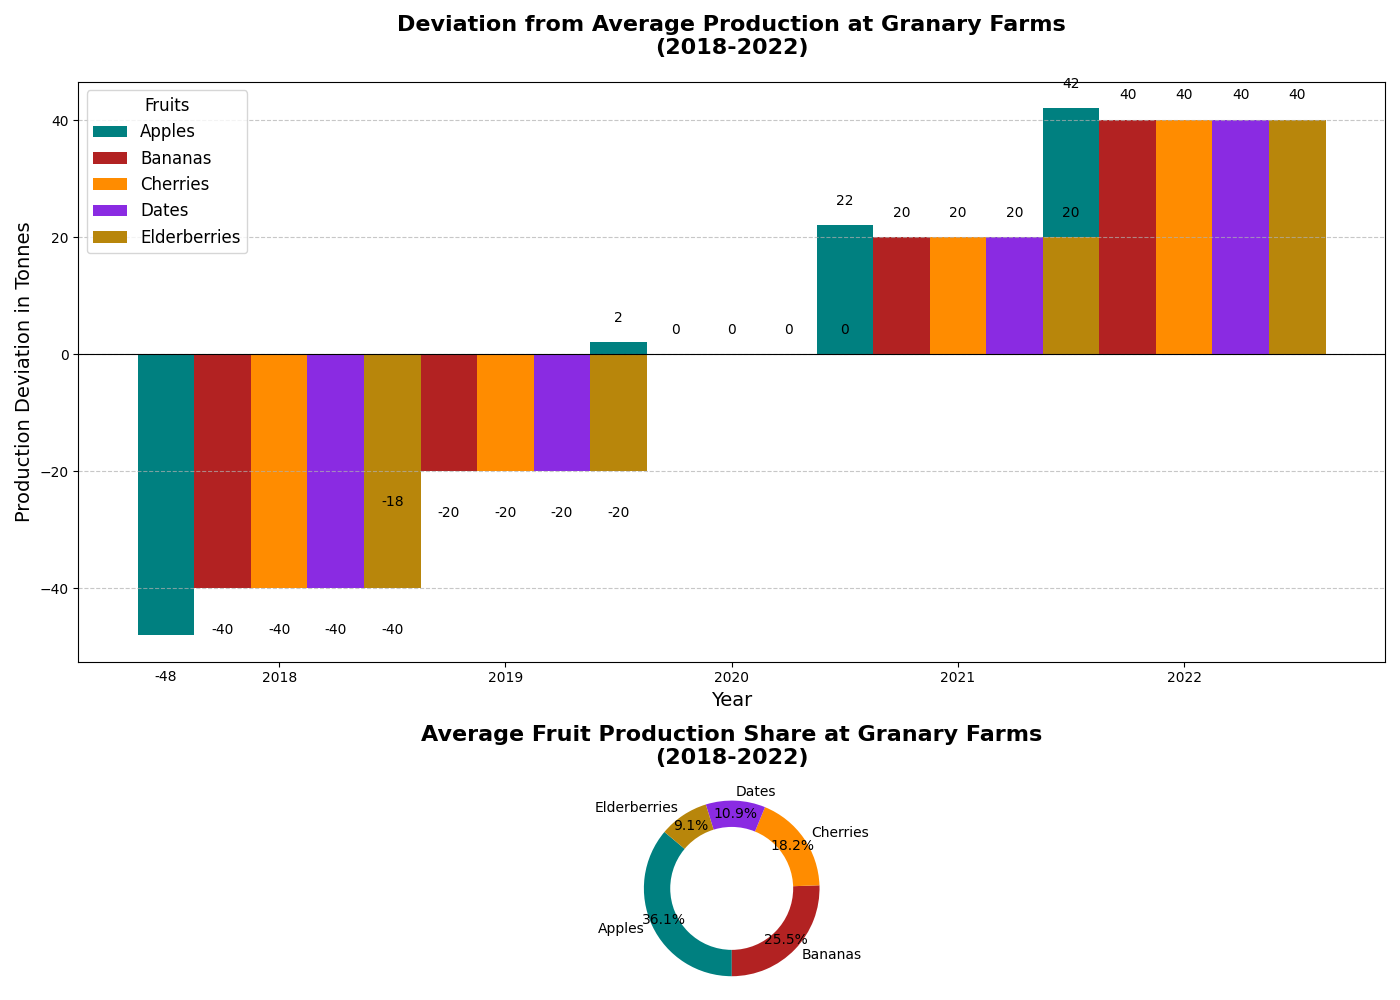

This figure's Python source:
import matplotlib.pyplot as plt
import numpy as np

fruits = ["Apples", "Bananas", "Cherries", "Dates", "Elderberries"]
years = ["2018", "2019", "2020", "2021", "2022"]

fruit_production = np.array([
    [150, 180, 200, 220, 240],  # Apples
    [100, 120, 140, 160, 180],  # Bananas
    [60, 80, 100, 120, 140],    # Cherries
    [20, 40, 60, 80, 100],      # Dates
    [10, 30, 50, 70, 90]        # Elderberries
])

deviations = fruit_production - fruit_production.mean(axis=1, keepdims=True)

bar_width = 0.25
x = np.arange(len(years))

fig, axs = plt.subplots(nrows=2, ncols=1, figsize=(14, 10), gridspec_kw={'height_ratios': [3, 1]})
new_colors = ['#008080', '#B22222', '#FF8C00', '#8A2BE2', '#B8860B']

# First subplot: Diverging Bar Chart for deviations in fruit production
for i, fruit in enumerate(fruits):
    axs[0].bar(x + i * bar_width, deviations[i], width=bar_width, label=fruit, color=new_colors[i])

axs[0].set_title('Deviation from Average Production at Granary Farms\n(2018-2022)', fontsize=16, fontweight='bold', pad=20)
axs[0].set_xlabel('Year', fontsize=14)
axs[0].set_ylabel('Production Deviation in Tonnes', fontsize=14)
axs[0].set_xticks(x + bar_width * 2)
axs[0].set_xticklabels(years)
axs[0].axhline(0, color='black', linewidth=0.8)
axs[0].legend(title='Fruits', fontsize=12, title_fontsize='12')
axs[0].grid(axis='y', linestyle='--', alpha=0.7)

for i in range(len(fruits)):
    for j in range(len(years)):
        axs[0].text(x[j] + i * bar_width, deviations[i, j] + (3 if deviations[i, j] >= 0 else -6), f'{deviations[i, j]:.0f}', ha='center', va='bottom' if deviations[i, j] >= 0 else 'top', fontsize=10)

average_production = np.mean(fruit_production, axis=1)
axs[1].pie(average_production, labels=fruits, colors=new_colors, autopct='%.1f%%', startangle=140, pctdistance=0.85)
axs[1].set_title('Average Fruit Production Share at Granary Farms\n(2018-2022)', fontsize=16, fontweight='bold', pad=20)

centre_circle = plt.Circle((0,0),0.70,fc='white')
fig.gca().add_artist(centre_circle)
axs[1].axis('equal')

plt.tight_layout()
plt.show()
